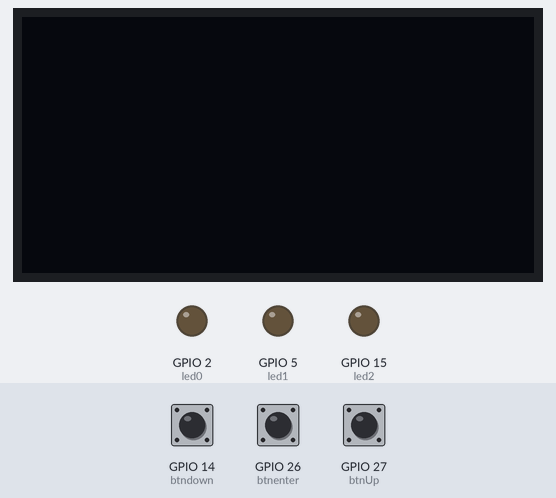
Simulated run of this program. Board: ESP32 board running MicroPython. Parts: 128×64 one-colour display, output pins drawn as LEDs (lit = HIGH). The inputs (shaded band) are chosen by the test bench; at power-on: GPIO 27 (btnUp) HIGH, GPIO 26 (btnenter) HIGH, GPIO 14 (btndown) HIGH. Random numbers come from a fixed seed; the clock reads 2024-03-15 10:24:30 at power-on unless the program sets it; library files of the repository ran but are not shown: ssd1306.py; what the program prints to the serial console is not drawn.

Above: at 1.2 s.
1.3 s: GPIO 27 (btnUp) pulled LOW for 0.15 s
At 1.8 s:
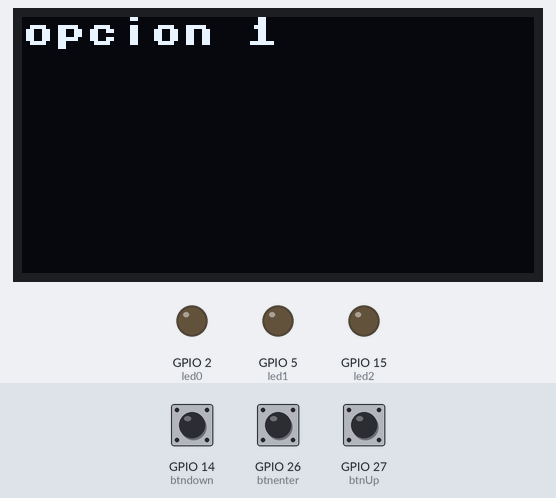
2.9 s: GPIO 26 (btnenter) pulled LOW for 0.15 s
At 3.8 s:
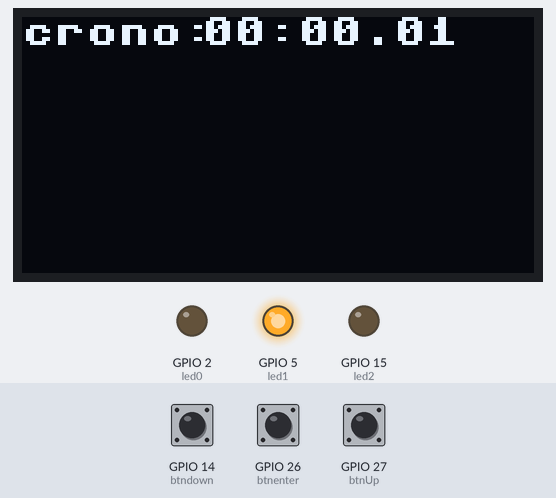
Timing chart, 0 to 5.9 s (numbered marks = the images above; inputs shaded):
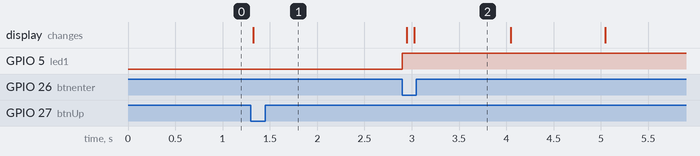

The program:

main.py
```python
from machine import Pin, I2C, Timer
from time import sleep, ticks_ms
from Menu import Menu
import ssd1306
import random
import time


i2c = I2C(0, scl=Pin(22), sda=Pin(21))

oled_width = 128
oled_height = 64
oled = ssd1306.SSD1306_I2C(oled_width, oled_height, i2c)


bOption0 = True


def opcion0():
    global bOption0

    if bOption0:
        temperatura()
        oled.fill(0)
        oled.text("crono:", 0, 0)
        oled.show()
    else:
        bOption0 = not bOption0


def opcion1():
    led1.value(not led1.value())
    cronometro()
    print("opcion_1")

def opcion2():
    led2.value(not led2.value())
    print("opcion_2")


menu = Menu()


menu.add_item("opcion 0", opcion0)
menu.add_item("opcion 1", opcion1)
menu.add_item("opcion 2", opcion2)

led0 = Pin(2, Pin.OUT)
led1 = Pin(5, Pin.OUT)
led2 = Pin(15, Pin.OUT)

btnUp = Pin(27, Pin.IN, Pin.PULL_UP)
btndown = Pin(14, Pin.IN, Pin.PULL_UP)
btnenter = Pin(26, Pin.IN, Pin.PULL_UP)

last_time = 0

def up(pin):
    global last_time
    if ticks_ms() - last_time > 500:
        menu.Up()
        last_time = ticks_ms()

def down(pin):
    global last_time
    if ticks_ms() - last_time > 500:
        menu.down()
        last_time = ticks_ms()

def enter(pin):
    global last_time
    if ticks_ms() - last_time > 500:
        menu.enter()
        last_time = ticks_ms()

btnUp.irq(up, Pin.IRQ_FALLING)
btndown.irq(down, Pin.IRQ_FALLING)
btnenter.irq(enter, Pin.IRQ_FALLING)

tim0 = Timer(0)

def blinkLed0():
    #temperatura()
    pass

tim0.init(mode=Timer.PERIODIC,period=100,callback=lambda t: temperatura())
tim0.deinit()

def temperatura():
    grados = random.randint(0, 240)
    texto = f"{grados}C"
    oled.text('temp:', 0, 0)
    oled.text(texto, 33, 0)
    oled.show()
    oled.fill(0)

def cronometro():
    tiempo_inicio = time.time()

    while True:
        tiempo_transcurrido = time.time() - tiempo_inicio
        horas = int(tiempo_transcurrido // 3600)
        minutos = int((tiempo_transcurrido % 3600) // 60)
        segundos = int(tiempo_transcurrido % 60)

        tiempo_formateado = "{:02d}:{:02d}.{:02d}".format(horas, minutos, segundos)

        oled.text('crono:',0,0)
        oled.text(tiempo_formateado,45,0)
        oled.show()
        oled.fill(0)
```

Menu.py
```python
from machine import Pin, I2C
import ssd1306

#
i2c = I2C(0, scl=Pin(22), sda=Pin(21))


oled = ssd1306.SSD1306_I2C(128, 64, i2c)

def print_to_oled(text):
    oled.fill(0)
    oled.text(text, 0, 0)
    oled.show()

class Menu:
    def __init__(self, output_function=print_to_oled):
        self.items = []
        self.index = 0
        self.max_items = 10
        self.num_items = 0
        self.output_function = output_function

    def enter(self):
        action = self.items[self.index]['action']
        if action is not None:
            action()

    def Up(self):
        if self.index < (self.num_items - 1):
            self.index += 1
            self.display_current_option()

    def down(self):
        if self.index > 0:
            self.index -= 1
            self.display_current_option()

    def add_item(self, text, action):
        if self.num_items < self.max_items:
            self.items.append({'text': text, 'action': action})
            self.num_items += 1

    def display_current_option(self):
        current_option = self.items[self.index]['text']
        self.output_function(current_option)
        print(current_option)

    def print_menu(self):
        for item in self.items:
            self.output_function(item['text'])


oled_menu = Menu()
```

Measured:
- after the input at 1.3 s, the display: changes at once (image 1)
- after the input at 2.9 s, GPIO 5 (led1): LOW → HIGH at once; the display: first changes after 0.05 s (image 2 shows a later state)
